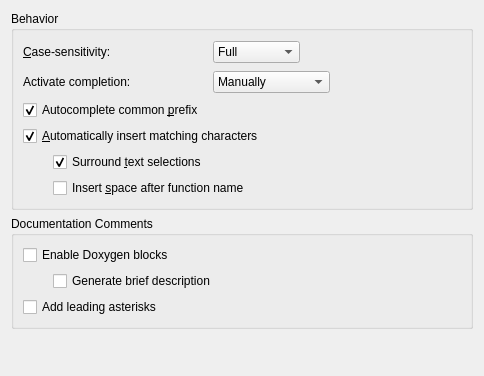
<?xml version="1.0" encoding="UTF-8"?>
<ui version="4.0">
 <class>TextEditor::Internal::CompletionSettingsPage</class>
 <widget class="QWidget" name="TextEditor::Internal::CompletionSettingsPage">
  <property name="geometry">
   <rect>
    <x>0</x>
    <y>0</y>
    <width>484</width>
    <height>376</height>
   </rect>
  </property>
  <layout class="QVBoxLayout" name="verticalLayout_2">
   <item>
    <widget class="QGroupBox" name="groupBox">
     <property name="title">
      <string>Behavior</string>
     </property>
     <layout class="QGridLayout" name="gridLayout">
      <item row="0" column="0">
       <widget class="QLabel" name="caseSensitivityLabel">
        <property name="text">
         <string>&amp;Case-sensitivity:</string>
        </property>
        <property name="buddy">
         <cstring>caseSensitivity</cstring>
        </property>
       </widget>
      </item>
      <item row="0" column="1">
       <widget class="QComboBox" name="caseSensitivity">
        <property name="sizePolicy">
         <sizepolicy hsizetype="Preferred" vsizetype="Fixed">
          <horstretch>0</horstretch>
          <verstretch>0</verstretch>
         </sizepolicy>
        </property>
        <item>
         <property name="text">
          <string>Full</string>
         </property>
        </item>
        <item>
         <property name="text">
          <string>None</string>
         </property>
        </item>
        <item>
         <property name="text">
          <string>First Letter</string>
         </property>
        </item>
       </widget>
      </item>
      <item row="0" column="2" colspan="2">
       <spacer name="horizontalSpacer">
        <property name="orientation">
         <enum>Qt::Horizontal</enum>
        </property>
        <property name="sizeHint" stdset="0">
         <size>
          <width>70</width>
          <height>24</height>
         </size>
        </property>
       </spacer>
      </item>
      <item row="1" column="0">
       <widget class="QLabel" name="completionTriggerLabel">
        <property name="text">
         <string>Activate completion:</string>
        </property>
       </widget>
      </item>
      <item row="1" column="1" colspan="2">
       <widget class="QComboBox" name="completionTrigger">
        <item>
         <property name="text">
          <string>Manually</string>
         </property>
        </item>
        <item>
         <property name="text">
          <string>When Triggered</string>
         </property>
        </item>
        <item>
         <property name="text">
          <string>Always</string>
         </property>
        </item>
       </widget>
      </item>
      <item row="1" column="3">
       <spacer name="horizontalSpacer_3">
        <property name="orientation">
         <enum>Qt::Horizontal</enum>
        </property>
        <property name="sizeHint" stdset="0">
         <size>
          <width>40</width>
          <height>24</height>
         </size>
        </property>
       </spacer>
      </item>
      <item row="2" column="0">
       <widget class="QCheckBox" name="partiallyComplete">
        <property name="toolTip">
         <string>Inserts the common prefix of available completion items.</string>
        </property>
        <property name="text">
         <string>Autocomplete common &amp;prefix</string>
        </property>
        <property name="checked">
         <bool>true</bool>
        </property>
       </widget>
      </item>
      <item row="3" column="0" colspan="2">
       <widget class="QCheckBox" name="autoInsertBrackets">
        <property name="toolTip">
         <string>Automatically inserts semicolons and closing brackets, parentheses, curly braces, and quotes when appropriate.</string>
        </property>
        <property name="text">
         <string>&amp;Automatically insert matching characters</string>
        </property>
        <property name="checked">
         <bool>true</bool>
        </property>
       </widget>
      </item>
      <item row="4" column="0">
       <layout class="QHBoxLayout" name="horizontalLayout">
        <item>
         <spacer name="horizontalSpacer_2">
          <property name="orientation">
           <enum>Qt::Horizontal</enum>
          </property>
          <property name="sizeType">
           <enum>QSizePolicy::Fixed</enum>
          </property>
          <property name="sizeHint" stdset="0">
           <size>
            <width>30</width>
            <height>20</height>
           </size>
          </property>
         </spacer>
        </item>
        <item>
         <widget class="QCheckBox" name="surroundSelectedText">
          <property name="toolTip">
           <string>When typing a matching character and there is a text selection, instead of removing the selection, surrounds it with the corresponding characters.</string>
          </property>
          <property name="text">
           <string>Surround &amp;text selections</string>
          </property>
          <property name="checked">
           <bool>true</bool>
          </property>
         </widget>
        </item>
       </layout>
      </item>
      <item row="5" column="0" colspan="2">
       <layout class="QHBoxLayout" name="horizontalLayout_2">
        <item>
         <spacer name="horizontalSpacer_4">
          <property name="orientation">
           <enum>Qt::Horizontal</enum>
          </property>
          <property name="sizeType">
           <enum>QSizePolicy::Fixed</enum>
          </property>
          <property name="sizeHint" stdset="0">
           <size>
            <width>30</width>
            <height>20</height>
           </size>
          </property>
         </spacer>
        </item>
        <item>
         <widget class="QCheckBox" name="spaceAfterFunctionName">
          <property name="enabled">
           <bool>true</bool>
          </property>
          <property name="text">
           <string>Insert &amp;space after function name</string>
          </property>
         </widget>
        </item>
       </layout>
      </item>
     </layout>
    </widget>
   </item>
   <item>
    <widget class="QGroupBox" name="docCommentsGroup">
     <property name="title">
      <string>Documentation Comments</string>
     </property>
     <layout class="QVBoxLayout" name="verticalLayout">
      <item>
       <widget class="QCheckBox" name="enableDoxygenCheckBox">
        <property name="toolTip">
         <string>Automatically creates a Doxygen comment upon pressing enter after a '/**', '/*!', '//!' or '///'.</string>
        </property>
        <property name="text">
         <string>Enable Doxygen blocks</string>
        </property>
       </widget>
      </item>
      <item>
       <layout class="QHBoxLayout" name="horizontalLayout_3">
        <item>
         <spacer name="horizontalSpacer_5">
          <property name="orientation">
           <enum>Qt::Horizontal</enum>
          </property>
          <property name="sizeType">
           <enum>QSizePolicy::Fixed</enum>
          </property>
          <property name="sizeHint" stdset="0">
           <size>
            <width>30</width>
            <height>20</height>
           </size>
          </property>
         </spacer>
        </item>
        <item>
         <widget class="QCheckBox" name="generateBriefCheckBox">
          <property name="toolTip">
           <string>Generates a &lt;i&gt;brief&lt;/i&gt; command with an initial description for the corresponding declaration.</string>
          </property>
          <property name="text">
           <string>Generate brief description</string>
          </property>
         </widget>
        </item>
       </layout>
      </item>
      <item>
       <widget class="QCheckBox" name="leadingAsterisksCheckBox">
        <property name="toolTip">
         <string>Adds leading asterisks when continuing Qt '/*!' and Java '/**' style comments on new lines.</string>
        </property>
        <property name="text">
         <string>Add leading asterisks</string>
        </property>
       </widget>
      </item>
     </layout>
    </widget>
   </item>
   <item>
    <spacer name="verticalSpacer">
     <property name="orientation">
      <enum>Qt::Vertical</enum>
     </property>
     <property name="sizeHint" stdset="0">
      <size>
       <width>20</width>
       <height>40</height>
      </size>
     </property>
    </spacer>
   </item>
  </layout>
 </widget>
 <resources/>
 <connections>
  <connection>
   <sender>autoInsertBrackets</sender>
   <signal>toggled(bool)</signal>
   <receiver>spaceAfterFunctionName</receiver>
   <slot>setEnabled(bool)</slot>
   <hints>
    <hint type="sourcelabel">
     <x>267</x>
     <y>131</y>
    </hint>
    <hint type="destinationlabel">
     <x>333</x>
     <y>206</y>
    </hint>
   </hints>
  </connection>
  <connection>
   <sender>autoInsertBrackets</sender>
   <signal>toggled(bool)</signal>
   <receiver>surroundSelectedText</receiver>
   <slot>setEnabled(bool)</slot>
   <hints>
    <hint type="sourcelabel">
     <x>109</x>
     <y>123</y>
    </hint>
    <hint type="destinationlabel">
     <x>119</x>
     <y>156</y>
    </hint>
   </hints>
  </connection>
  <connection>
   <sender>enableDoxygenCheckBox</sender>
   <signal>toggled(bool)</signal>
   <receiver>generateBriefCheckBox</receiver>
   <slot>setEnabled(bool)</slot>
   <hints>
    <hint type="sourcelabel">
     <x>153</x>
     <y>272</y>
    </hint>
    <hint type="destinationlabel">
     <x>204</x>
     <y>293</y>
    </hint>
   </hints>
  </connection>
 </connections>
</ui>
